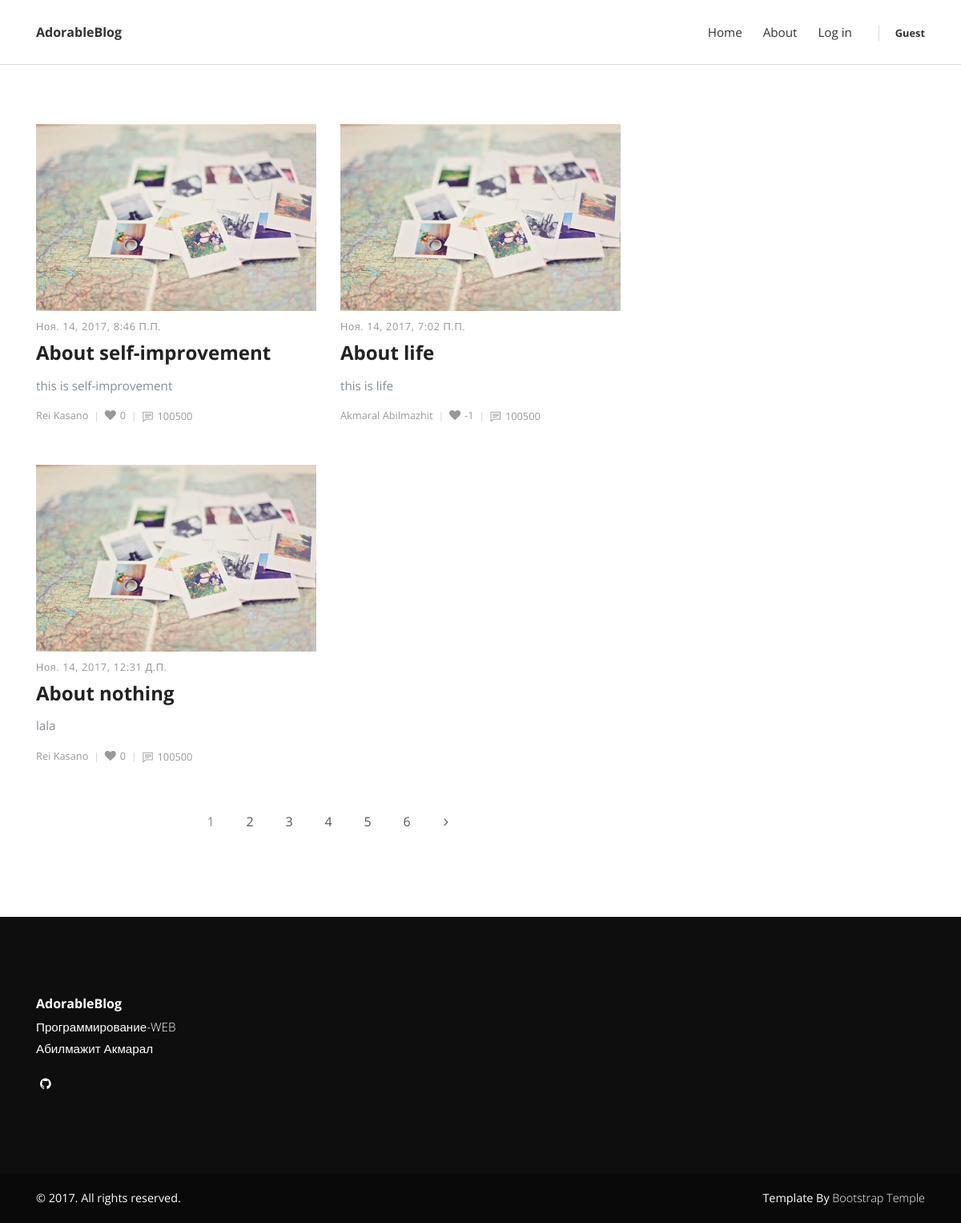
The page / on the database its author committed.
### article/models.py (models this page shows, shortened)
class Article(models.Model):
    class Meta():
        db_table = "article"
    article_title = models.CharField(default="a nice article", max_length=200)
    article_subheading = models.CharField(default="this is a nice article", max_length=200)
    article_text = HTMLField(verbose_name='Article Content')
    article_date = models.DateTimeField(timezone.now)
    article_background = models.ImageField(upload_to='img/background/', default='img/background/background.jpg')
    article_author = models.ForeignKey(settings.AUTH_USER_MODEL)
    votes = GenericRelation(LikeDislike, related_query_name='articles')

### article/views.py (the view, shortened to what this page needs)
# urls.py: url(r'^$', views.ArticlesView.as_view(), name='articles'),
class ArticlesView(generic.ListView):
    context_object_name = 'articles'
    template_name = 'article/articles.html'
    def get_queryset(self):
        articles = Article.objects.all()
        paginator = Paginator(articles, 3)
        page = self.request.GET.get('page')
        try:
            articles = paginator.page(page)
        except PageNotAnInteger:
            articles = paginator.page(1)
        except EmptyPage:
            articles = paginator.page(paginator.num_pages)
        return articles

### article/models.py (called while the page is built)
    def sum_rating(self):
        return self.get_queryset().aggregate(Sum('vote')).get('vote__sum') or 0

### article/templates/article/articles.html (shortened to what this page needs)
{% extends 'main.html' %}
{% load staticfiles %}
{% block article %}
<div class="container">
  <div class="row">
    <main class="posts-listing col-lg-8">
      <div class="container">
        <div class="row">
          {% if articles %}
              {% for article in articles %}
                  <div class="post col-xl-6">
                    <div class="post-thumbnail"><a href="{% url 'article:article' article.id %}"><img src="/media/{{ article.article_background}}" alt="{{ article.article_title }}" class="img-fluid"></a></div>
                    <div class="post-details">
                      <div class="post-meta d-flex justify-content-between">
                        <div class="date meta-last">{{ article.article_date }}</div>
                      </div><a href="{% url 'article:article' article.id %}">
                        <h3 class="h4">{{ article.article_title }}</h3></a>
                      <p class="text-muted">{{ article.article_subheading }}</p>
                      <footer class="post-footer d-flex align-items-center"><a href="#" class="author d-flex align-items-center flex-wrap">
                        <div class="title"><span>{{ article.article_author.get_full_name}}</span></div></a>
                        <div class="title"><i class="heart-shaped fa fa-heart"></i>{{ article.votes.sum_rating }}</div>
                        <div class="comments meta-last"><i class="icon-comment"></i>100500</div>
                      </footer>
                    </div>
                  </div>
              {% endfor %}
          {% else %}
              <p>No articles are available.</p>
          {% endif %}
        </div>
        <nav aria-label="Page navigation">
          <ul class="pagination pagination-template d-flex justify-content-center">
              {% for num in articles.paginator.page_range %}
                  {% if num == articles.number %}
                       <li class="page-item disabled"><a class="page-link" href="#">{{ num }} </a></li>
                  {% else %}
                      <li class="page-item"><a class="page-link" href="?page={{ num }}#articles">{{ num }}</a></li>
                  {% endif %}
              {% endfor %}
              {% if articles.has_next %}
                  <li class="page-item">
                    <a class="page-link" href="?page={{ articles.next_page_number }}#articles" aria-label="Next">
                       <i class="fa fa-angle-right"></i>
                    </a>
                  </li>
              {% endif %}
          </ul>
        </nav>
      </div>
    </main>
  </div>
</div>
{% endblock %}

### templates/main.html (shortened to what this page needs)
<!DOCTYPE html>
<html>
  <head>
    {% load staticfiles %}
    <link rel="stylesheet" href="{% static '/vendor/bootstrap/css/bootstrap.min.css' %}">
    <link rel="stylesheet" href="{% static '/vendor/font-awesome/css/font-awesome.min.css' %}">
    <link rel="stylesheet" href="{% static '/css/fontastic.css' %}">
    <link rel="stylesheet" href="{% static '/vendor/@fancyapps/fancybox/jquery.fancybox.min.css' %}">
    <link rel="stylesheet" href="{% static '/css/style.default.css' %}" id="theme-stylesheet">
    <link rel="stylesheet" href="{% static '/css/custom.css' %}">
</head>
<body>
  <header class="header">
    <nav class="navbar navbar-expand-lg">
      <div class="container">
        <div class="navbar-header d-flex align-items-center justify-content-between">
          <a href="{% url 'article:articles' %}" class="navbar-brand">AdorableBlog</a>
        </div>
        <div id="navbarcollapse" class="collapse navbar-collapse">
          <ul class="navbar-nav ml-auto">
            <li class="nav-item"><a href="{% url 'article:articles' %}" class="nav-link ">Home</a>
            </li>
            <li class="nav-item"><a class="nav-link" href="{% url 'article:about' %}">About</a>
            </li>
            {% if user.is_authenticated %}
              <li class="nav-item">
                <a class="nav-link" href="{% url 'article:add_article' %}">Create new post</a>
              </li>
              <li class="nav-item">
                <a class="nav-link" href="{% url 'article:logout' %}">Log out</a>
              </li>
              {% else %}
              <li class="nav-item">
                <a class="nav-link" href="{% url 'article:login' %}">Log in</a>
              </li>
            {% endif %}
          </ul>
          <ul class="langs navbar-text"><a href="#" class="active">
            {% if user.is_authenticated %}
              {{request.user}}
              {% else %}
              Guest
            {% endif %}
            </a></ul>
        </div>
      </div>
    </nav>
  </header>
  {% block article %}{% endblock %}
  <footer class="main-footer">
    <div class="container">
      <div class="row">
        <div class="col-md-4">
          <div class="logo">
            <h6 class="text-white">AdorableBlog</h6>
          </div>
          <div class="contact-details">
            <p>Программирование-WEB</p>
            <p>Абилмажит Акмарал</p>
            <ul class="social-menu">
              <li class="list-inline-item"><a href="https://github.com/Just-Student/Django-Blog"><i class="fa fa-github"></i></a></li>
            </ul>
          </div>
        </div>
      </div>
    </div>
    <div class="copyrights">
      <div class="container">
        <div class="row">
          <div class="col-md-6">
            <p>&copy; 2017. All rights reserved.</p>
          </div>
          <div class="col-md-6 text-right">
            <p>Template By <a href="https://bootstraptemple.com" class="text-white">Bootstrap Temple</a>
            </p>
          </div>
        </div>
      </div>
    </div>
  </footer>
</body>
</html>

### static/css/style.default.css (style rules this page uses)
body { overflow-x: hidden; }
a, i, span { display: inline-block; text-decoration: none; -webkit-transition: all 0.3s; transition: all 0.3s; }
a i { -webkit-transition: none; transition: none; }
ul { margin: 0; padding: 0; }
main, aside { padding: 50px 0 100px; }
i[class*="icon-"] { -webkit-transform: translateY(3px); transform: translateY(3px); }
.text-white { color: #fff; }
.pagination-template li.page-item { margin: 0 5px; }
.pagination-template a.page-link { width: 40px; height: 40px; line-height: 27px; border-radius: 50% !important; border: 1px solid #ddd; color: #555; text-align: center; }
h1, h2, h3, h4, h5, h6 { margin-bottom: 15px; }
.pagination-template a.page-link { width: 40px; height: 40px; line-height: 27px; border-radius: 50% !important; border: none; color: #555; text-align: center; }
.navbar { background: #fff; padding-top: 20px !important; padding-bottom: 20px !important; z-index: 9998; border-bottom: 1px solid #ddd; }
.navbar .langs a:first-of-type, .navbar .search-btn { margin-left: 20px; padding-left: 20px; border-left: 1px solid #ddd; height: 20px; line-height: 20px; }
.navbar .langs a { font-size: 0.8em; color: #aaa; font-weight: 700; }
.navbar .langs a.active { color: #333; }
.navbar .navbar-nav a.nav-link { color: #333; margin: 0 5px; font-weight: 400; font-size: 0.95em; }
.post-meta { margin: 10px 0; font-size: 0.8em; }
.post-meta .date { text-transform: uppercase; font-weight: 400; }
.post-meta .date::after { display: none; }
.post p:not(.lead) { font-weight: 400; color: #777; font-size: 0.95em; }
.post a { text-decoration: none; }
.post h3 { line-height: 1.1em; color: #222; -webkit-transition: all 0.3s; transition: all 0.3s; margin-bottom: 1rem; }
.post .date { letter-spacing: 0.05em; font-weight: 400; text-transform: uppercase; color: #aaa; }
.post .title, .post .date, .post .comments, .post .views { font-weight: 400; color: #999; text-transform: capitalize; }
.post .title i, .post .date i, .post .comments i, .post .views i { margin-right: 5px; font-size: 1.1em; }
.post .title::after, .post .date::after, .post .comments::after, .post .views::after { content: '|'; display: inline-block; margin: 0 7px; font-size: 0.9em; color: #ccc; }
.post .meta-last::after { display: none; }
footer.main-footer { background: #0e0e0e; padding: 100px 0 0; color: #fff; }
footer.main-footer .contact-details p { font-weight: 300; color: #fff; margin-bottom: 5px; font-size: 0.95em; }
footer.main-footer .contact-details a { text-decoration: underline; margin-bottom: 0; }
footer.main-footer a { color: inherit; font-weight: 300; margin-bottom: 7px; }
footer.main-footer ul { margin-right: 30px; }
footer.main-footer .copyrights { background: #090909; margin-top: 100px; padding: 20px 0; font-size: 0.9em; }
footer.main-footer .copyrights * { margin-bottom: 0; }
footer.main-footer .social-menu { margin-top: 20px; }
footer.main-footer .social-menu li { padding: 0 5px; }
main.posts-listing { padding-top: 50px; padding-left: 0; padding-right: 0; }
main.posts-listing .post { margin-bottom: 50px; }
main.posts-listing .post-footer { font-size: 0.8em; }
.navbar { padding: 0.5rem 1rem; }
.navbar-brand { display: inline-block; padding-top: 0.5rem; padding-bottom: 0.5rem; margin-right: 1rem; font-size: 1rem; color: #333; font-weight: bold; }
body { font-family: "Open Sans", sans-serif; font-size: 1rem; font-weight: normal; line-height: 1.5; color: #212529; background-color: #fff; }
a { color: #999; text-decoration: none; }
h1, h2, h3, h4, h5, h6, .h1, .h2, .h3, .h4, .h5, .h6 { margin-bottom: 0.5rem; font-family: inherit; font-weight: 700; line-height: 1.1; color: inherit; }
h3, .h3 { font-size: 1.75rem; }
h4, .h4 { font-size: 1.5rem; }
h6, .h6 { font-size: 1rem; }
.page-item:first-child .page-link { border-top-left-radius: 0.25rem; border-bottom-left-radius: 0.25rem; }
.page-item:last-child .page-link { border-top-right-radius: 0.25rem; border-bottom-right-radius: 0.25rem; }
.page-item.disabled .page-link { color: #868e96; background-color: #fff; border-color: #ddd; }
.page-link { padding: 0.5rem 0.75rem; line-height: 1.25; color: #999; background-color: #fff; border: 1px solid #ddd; }

### rows shown on the page
Article: article_background (picture), article_date "Ноя. 14, 2017, 8:46 П.п.", article_title "About self-improvement", article_subheading "this is self-improvement", article_author.get_full_name "Rei Kasano", votes.sum_rating "0"
Article: article_background (picture), article_date "Ноя. 14, 2017, 7:02 П.п.", article_title "About life", article_subheading "this is life", article_author.get_full_name "Akmaral Abilmazhit", votes.sum_rating "-1"
Article: article_background (picture), article_date "Ноя. 14, 2017, 12:31 Д.п.", article_title "About nothing", article_subheading "lala", article_author.get_full_name "Rei Kasano", votes.sum_rating "0"

### other values the page prints
{{ num }} "1"
{{ num }} "2" "3" "4" "5" "6"
